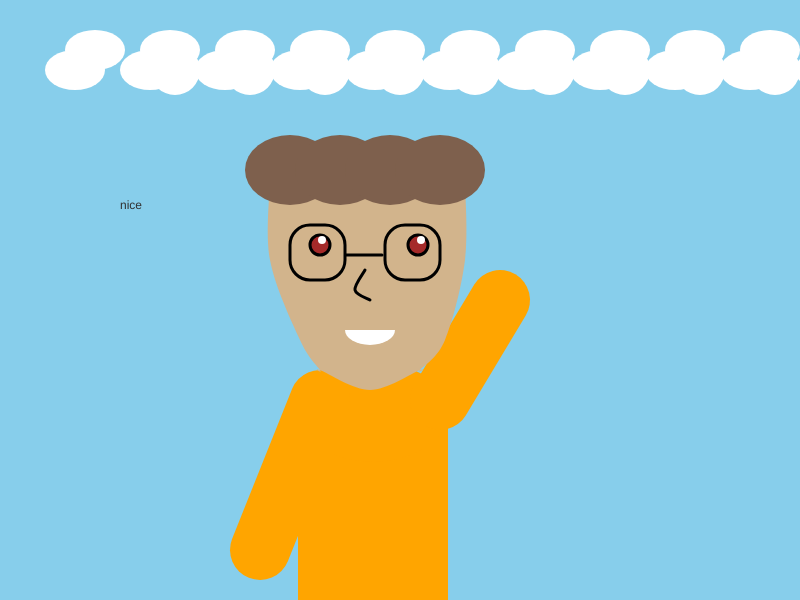
Frame 1 (no input)
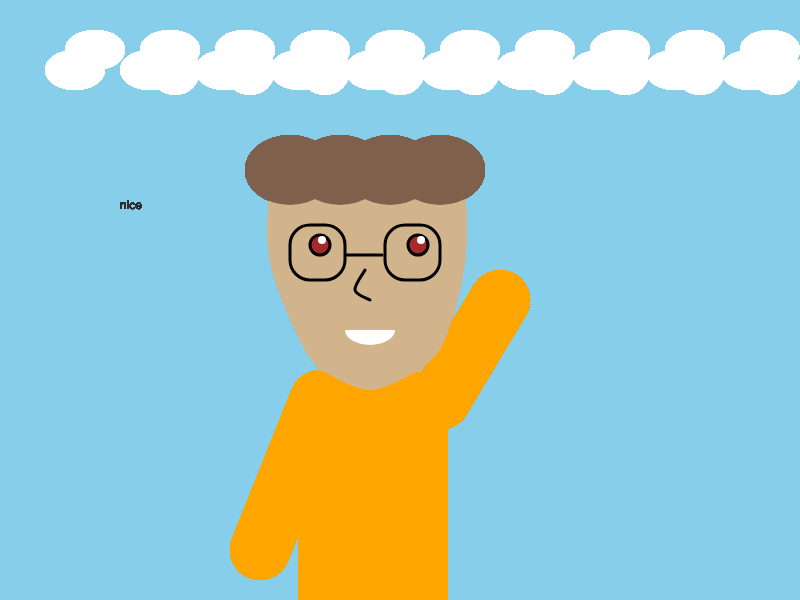
Frame 60 (no input)
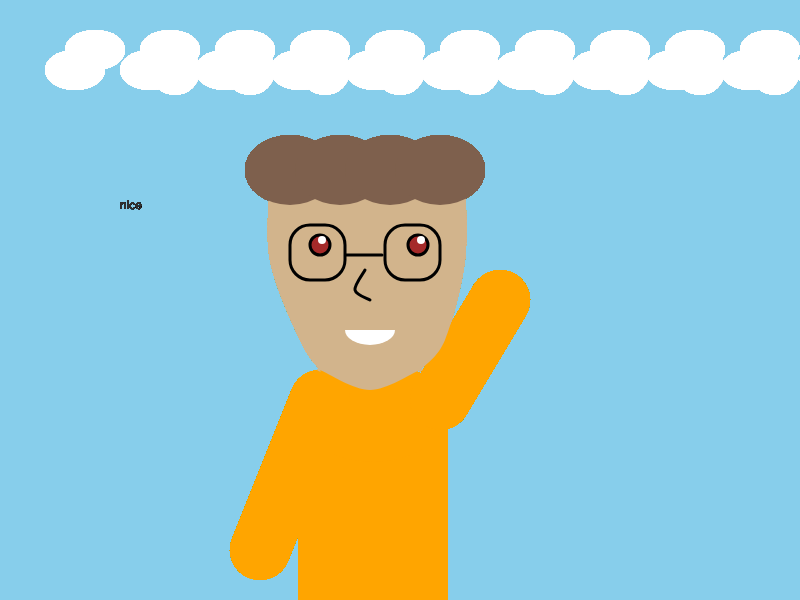
Frame 120 (the mouse pressed at the canvas centre since frame 60)

The p5.js sketch that drew these frames (run headless with seeded random() and noise() and a simulated clock; from frame 60 on, the mouse is pressed at the canvas centre):

// p5.js sketch
// ── sketch.js
function setup(){
  createCanvas(800,600);
  background(135,206,235)
  
}
//set three variables in this, also added one for the for loop as lineX
function draw() {
  let brown = (126, 96, 77);
  let tan = (232, 190, 172);
  let a = 290;
//clouds, I wanted to add a little nice touch and make the clouds spread out throughout the sky, but this was the best I could manage.
  
  fill("white")
  noStroke()
  for (let lineX = 75; lineX <= 1000; lineX += 75) {
    ellipse(lineX+100,70,50,50)
    ellipse(lineX+20,50,60,40)
    ellipse(lineX,70,60,40)
  }
  let s = 'nice';
  fill(50);
  text(s, 120, 200, 100, 20); 
// i wanted to create arms for the body but I have no idea how to rotate shapes. I decided to combine an ellipse and rectngle to make a solid bodyframe
//body
  
  noStroke()
  fill("tan")
  fill("orange")
if (keyIsDown(LEFT_ARROW)) {
    fill(random(255),random(255),random(255));
  }

// utilized the keyisdown feature to change the color of the body and arms, I ALSO added arms as I wanted to add them previously, but wasn't sure how. 
  rect(298,420,150,500)
  ellipse(373,412,150,100)
  line(300,400,280,500);
  stroke("orange")
  if (keyIsDown(LEFT_ARROW)) {
    stroke(random(255),random(255),random(255));
  }
  strokeWeight(60)
  line(320,400,260,550);
  line(500,300,440,400);
    
//the bottom of the jaw has these 2 dots that I cannot get rid of, I used curveVertex to creat the jaw but was lost on how to remove the two points.  
//face structure
  
  
  fill("tan")
  strokeWeight(0);
  point(270, 180);
  point(270, 260);
  point(300, 340);
  point(320, 370);
  point(370, 380);
  point(420, 370);
  point(445, 340);
  point(465, 260);
  point(465, 180);
  point(270, 180);
  strokeWeight(0);
  noFill();
  beginShape();
  curveVertex(270, 180);
  curveVertex(270, 180);
  curveVertex(270, 260);
  curveVertex(300, 340);
  curveVertex(320, 370);
  curveVertex(320, 370);
  curveVertex(370, 390);
  curveVertex(420, 370);
  curveVertex(420, 370);
  curveVertex(445, 340);
  curveVertex(465, 260);
  curveVertex(465, 180);
  curveVertex(465, 180);
  line(270, 180, 465, 180); 
  fill("tan")
  
  endShape();
  noStroke()
  
// the curvevertex gets pretty messy sometimes, i need to comprehend why it won't connect dots at some points, where other times it does.
//I was able to use a while conditional at this point, which works as the hair is looped by 4 ellipses and stops once it reaches a certain x value. The a variable is in use here.
//hair 
  fill(126, 96, 77)
  while (a < 480) {
    ellipse(a,170,90,70);
    a = a+50;
}
  
//nose
  stroke(0)
  fill(0)
  strokeWeight(0);
  point(365, 270);
  point(355, 290);
  point(375, 300);
  strokeWeight(3);
  noFill();
  beginShape();
  curveVertex(365, 270);
  curveVertex(365, 270);
  curveVertex(355, 290);
  curveVertex(370, 300);
  curveVertex(370, 300);
  
  endShape();
  noStroke()
  
//mouth 
  fill(300)
  noStroke()
  arc(370, 330, 50, 30, 0, HALF_PI+ HALF_PI, CHORD)

//glasses, I wanted the glasses to be curved, so I added 20 to the rectangle to angle the corners.
  noStroke()
  fill("tan")
  stroke(0)
  line(345,255, 382,255)
  rect(290, 225, 55, 55, 20)
  rect(385, 225, 55, 55, 20);

//eyes,
  fill("brown")
  ellipse(320,245,20,20)
  ellipse(418,245,20,20)
  fill(300)
  noStroke()
  ellipse(322,240,8,8)
  ellipse(421,240,8,8)

  
}
